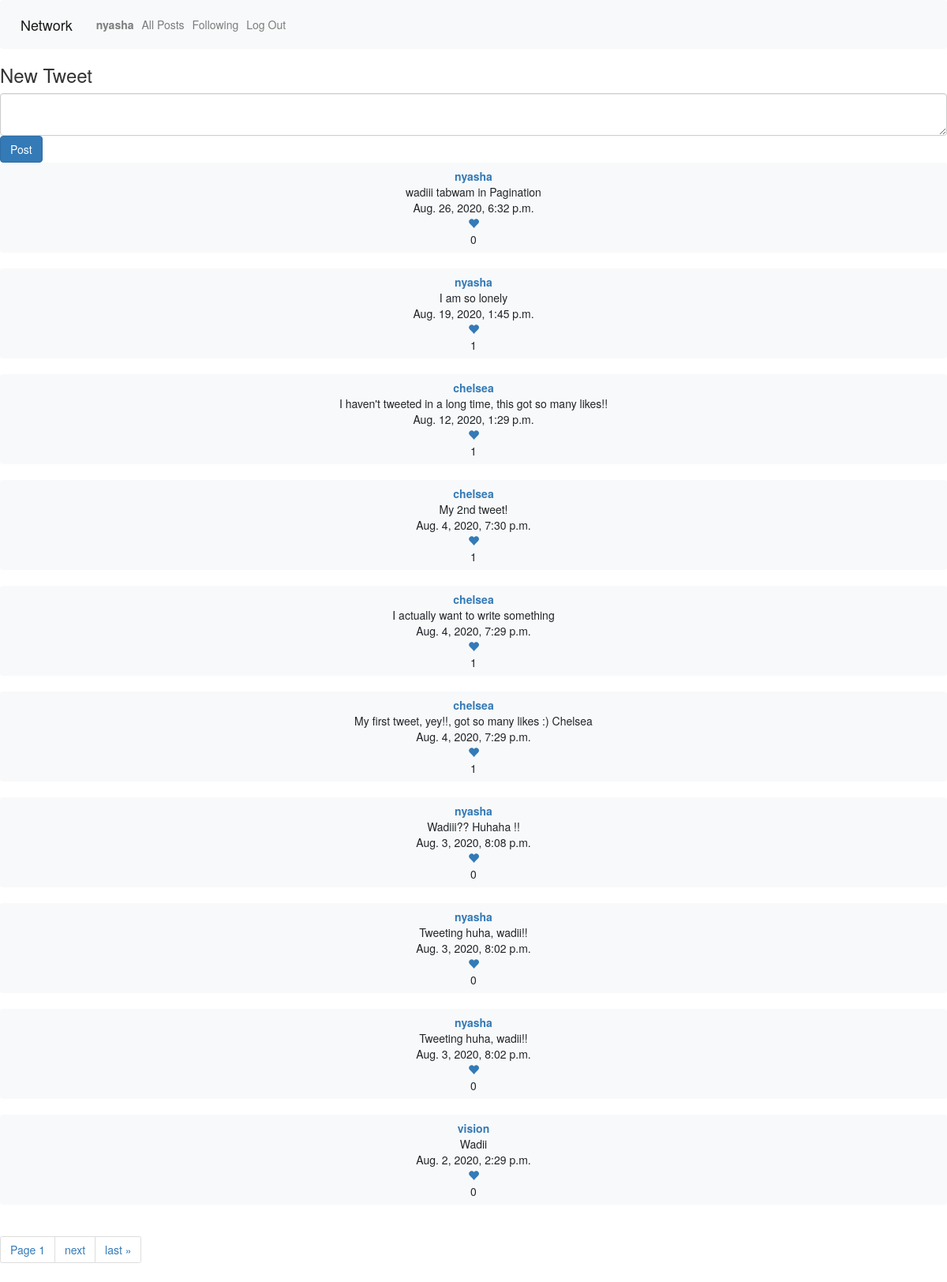
The page / (signed in) on the database as committed earlier.
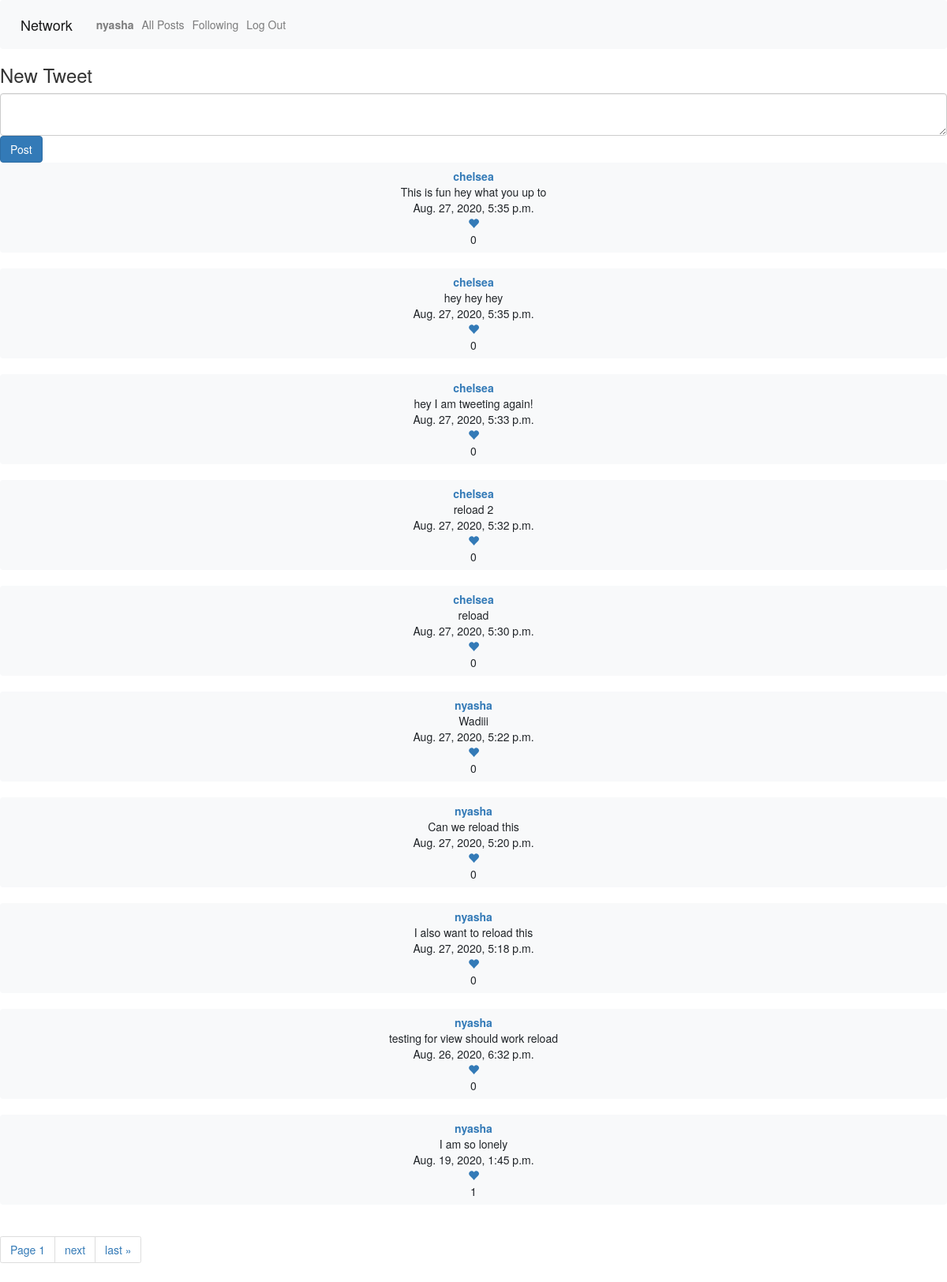
The same page on the database as committed later.
### network/models.py (models this page shows, shortened)
class Tweet(models.Model):
    user = models.ForeignKey(User, related_name="tweets", on_delete=models.CASCADE)
    body = models.TextField(blank=True)
    timestamp = models.DateTimeField(auto_now_add=True)

class User(AbstractUser):
    def serialize(self):
        return{
            "id": self.id,
            "username":self.username,
            "tweets": [{"id":tweets.id,"body": tweets.body, "time": tweets.timestamp} for tweets in self.tweets.order_by("-timestamp").all()],
            "following":[user.following_user_id.id for user in self.following.all()],
            "followers":[user.user_id.id for user in self.followers.all()]
        }

### network/views.py (the view, shortened to what this page needs)
# urls.py: path("", views.index, name="index"),
def index(request):
    if request.user.is_authenticated:
        tweets = Tweet.objects.all()
        tweets = tweets.order_by("-timestamp").all()
        paginator = Paginator(tweets, 10)
        page_number = request.GET.get('page')
        tweets_obj = paginator.get_page(page_number)
        return render(request, 'network/logged.html', {'tweets_obj': tweets_obj})

### network/templates/network/logged.html (shortened to what this page needs)
{% extends "network/layout.html" %}
{% load static %}
{% block body %}
<div id="compose-view">
    <h3>New Tweet</h3>
    <form id="compose-form">
        <textarea class="form-control" id="compose-body" placeholder=""></textarea>
        <input type="submit" class="btn btn-primary" value="Post"/>
    </form>
</div>
<div id="all_tweets_view">
<div id="all_tweets_list">
{% for tweet in tweets_obj %}
<button class="tweet btn btn-light bd btn-block"><a href="{% url 'user_profile' tweet.user.id %}"><b>{{tweet.user.username}}</b></a><br>{{tweet.body}}<br>{{tweet.timestamp}}<br><form class="like_form"><a href="#" type="submit" class="like" data-id={{tweet.id}}><span class="glyphicon glyphicon-heart"></span></a><div class="like_count">{{tweet.likes.count}}</div></form></button><br>
{% endfor %}
</div>
<div class="pagination_view">
    <span class="step-links">
        <ul class="pagination">
        <li class="page-item"><a class="page-link"><span class="current">Page {{ tweets_obj.number }}</span></a></li>
        {% if tweets_obj.has_next %}
            <li class="page-item"><a class="page-link" href="?page={{ tweets_obj.next_page_number }}">next</a></li>
            <li class="page-item"><a class="page-link" href="?page={{ tweets_obj.paginator.num_pages }}">last &raquo;</a></li>
        {% endif %}
        </ul>
    </span>
</div>
</div>
{% endblock %}

Rows that differ between the two databases and show on the page:
no longer on this page (row unchanged): Tweet: user.username "chelsea", body "I haven't tweeted in a long time, this got so many likes!!", timestamp "Aug. 12, 2020, 1:29 p.m.", likes.count "1"
no longer on this page (row unchanged): Tweet: user.username "chelsea", body "My 2nd tweet!", timestamp "Aug. 4, 2020, 7:30 p.m.", likes.count "1"
no longer on this page (row unchanged): Tweet: user.username "chelsea", body "I actually want to write something", timestamp "Aug. 4, 2020, 7:29 p.m.", likes.count "1"
no longer on this page (row unchanged): Tweet: user.username "chelsea", body "My first tweet, yey!!, got so many likes :) Chelsea", timestamp "Aug. 4, 2020, 7:29 p.m.", likes.count "1"
no longer on this page (row unchanged): Tweet: user.username "nyasha", body "Wadiii?? Huhaha !!", timestamp "Aug. 3, 2020, 8:08 p.m.", likes.count "0"
no longer on this page (row unchanged): Tweet: user.username "nyasha", body "Tweeting huha, wadii!!", timestamp "Aug. 3, 2020, 8:02 p.m.", likes.count "0"
no longer on this page (row unchanged): Tweet: user.username "nyasha", body "Tweeting huha, wadii!!", timestamp "Aug. 3, 2020, 8:02 p.m.", likes.count "0"
no longer on this page (row unchanged): Tweet: user.username "vision", body "Wadii", timestamp "Aug. 2, 2020, 2:29 p.m.", likes.count "0"
added Tweet: user.username "chelsea", body "This is fun hey what you up to", timestamp "Aug. 27, 2020, 5:35 p.m.", likes.count "0"
added Tweet: user.username "chelsea", body "hey hey hey", timestamp "Aug. 27, 2020, 5:35 p.m.", likes.count "0"
added Tweet: user.username "chelsea", body "hey I am tweeting again!", timestamp "Aug. 27, 2020, 5:33 p.m.", likes.count "0"
added Tweet: user.username "chelsea", body "reload 2", timestamp "Aug. 27, 2020, 5:32 p.m.", likes.count "0"
added Tweet: user.username "chelsea", body "reload", timestamp "Aug. 27, 2020, 5:30 p.m.", likes.count "0"
added Tweet: user.username "nyasha", body "Wadiii", timestamp "Aug. 27, 2020, 5:22 p.m.", likes.count "0"
added Tweet: user.username "nyasha", body "Can we reload this", timestamp "Aug. 27, 2020, 5:20 p.m.", likes.count "0"
added Tweet: user.username "nyasha", body "I also want to reload this", timestamp "Aug. 27, 2020, 5:18 p.m.", likes.count "0"
changed Tweet: body "wadiii tabwam in Pagination" → "testing for view should work reload"
